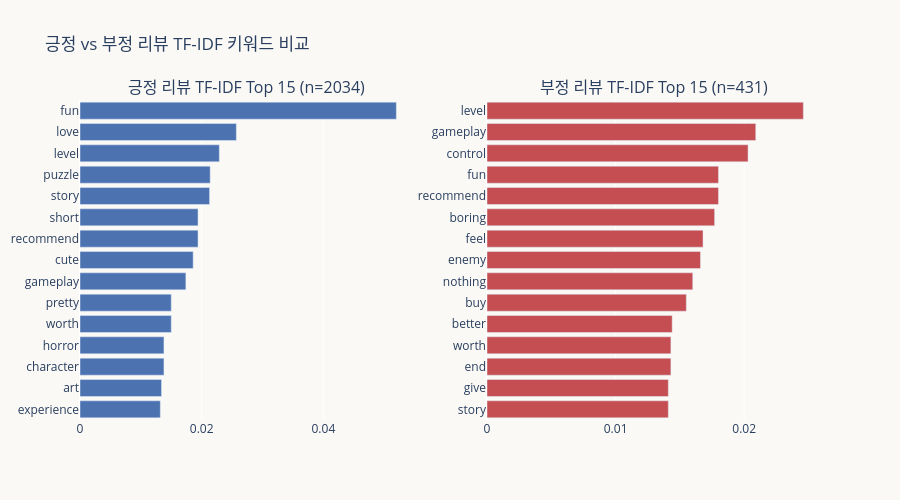

Notebook code cell kept with this figure:
### Code cell
fig = make_subplots(
    rows=1, cols=2,
    subplot_titles=[
        f'긍정 리뷰 TF-IDF Top 15 (n={len(pos)})',
        f'부정 리뷰 TF-IDF Top 15 (n={len(neg)})',
    ],
)

for col_idx, (kw_df, color, label) in enumerate([
    (pos_kw, POS_COLOR, '긍정'),
    (neg_kw, NEG_COLOR, '부정'),
], start=1):
    fig.add_trace(
        go.Bar(
            x=kw_df['score'][::-1],
            y=kw_df['keyword'][::-1],
            orientation='h',
            marker_color=color,
            name=label,
            showlegend=False,
        ),
        row=1, col=col_idx,
    )

fig.update_layout(
    title='긍정 vs 부정 리뷰 TF-IDF 키워드 비교',
    height=500, plot_bgcolor=CREAM, paper_bgcolor=CREAM,
)
fig.show()

### Figure 1 — Plotly figure (JSON) as saved in the notebook; plotly's stock layout.template omitted (floating-point values rounded to 4 significant figures)
{"data": [{"marker": {"color": "#4C72B0"}, "name": "긍정", "orientation": "h", "showlegend": false, "type": "bar", "x": [0.0132, 0.0134, 0.0138, 0.0138, 0.015, 0.015, 0.0174, 0.0186, 0.0194, 0.0194, 0.0213, 0.0214, 0.0229, 0.0257, 0.052], "xaxis": "x", "y": ["experience", "art", "character", "horror", "worth", "pretty", "gameplay", "cute", "recommend", "short", "story", "puzzle", "level", "love", "fun"], "yaxis": "y"}, {"marker": {"color": "#C44E52"}, "name": "부정", "orientation": "h", "showlegend": false, "type": "bar", "x": [0.0141, 0.0141, 0.0143, 0.0143, 0.0144, 0.0155, 0.016, 0.0166, 0.0168, 0.0177, 0.018, 0.018, 0.0203, 0.0209, 0.0246], "xaxis": "x2", "y": ["story", "give", "end", "worth", "better", "buy", "nothing", "enemy", "feel", "boring", "recommend", "fun", "control", "gameplay", "level"], "yaxis": "y2"}], "layout": {"annotations": [{"font": {"size": 16}, "showarrow": false, "text": "긍정 리뷰 TF-IDF Top 15 (n=2034)", "x": 0.225, "xanchor": "center", "xref": "paper", "y": 1, "yanchor": "bottom", "yref": "paper"}, {"font": {"size": 16}, "showarrow": false, "text": "부정 리뷰 TF-IDF Top 15 (n=431)", "x": 0.775, "xanchor": "center", "xref": "paper", "y": 1, "yanchor": "bottom", "yref": "paper"}], "height": 500, "paper_bgcolor": "#FAF9F6", "plot_bgcolor": "#FAF9F6", "title": {"text": "긍정 vs 부정 리뷰 TF-IDF 키워드 비교"}, "xaxis": {"anchor": "y", "domain": [0, 0.45]}, "xaxis2": {"anchor": "y2", "domain": [0.55, 1]}, "yaxis": {"anchor": "x", "domain": [0, 1]}, "yaxis2": {"anchor": "x2", "domain": [0, 1]}}}
